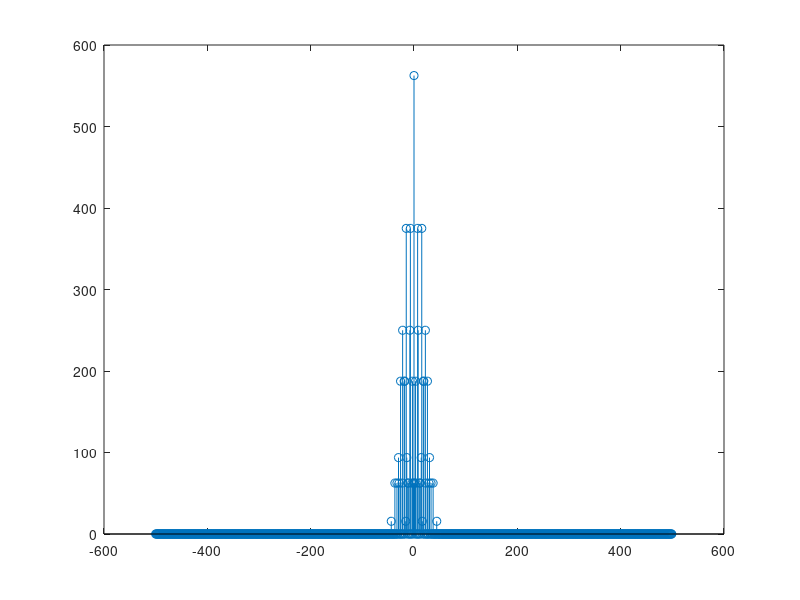

This chart was generated by the following MATLAB code:

N = 1000;
fs = 1000;
t = (1:N)/fs;
x = sin(2*pi*4*t) + sin(2*pi*11*t);
y = x - (x.^3)/2 - (x.^4)/4;
dft = fftshift(fft(y));

f = -500:499;
figure;
% plot(y)
stem(f,abs(dft),'o');